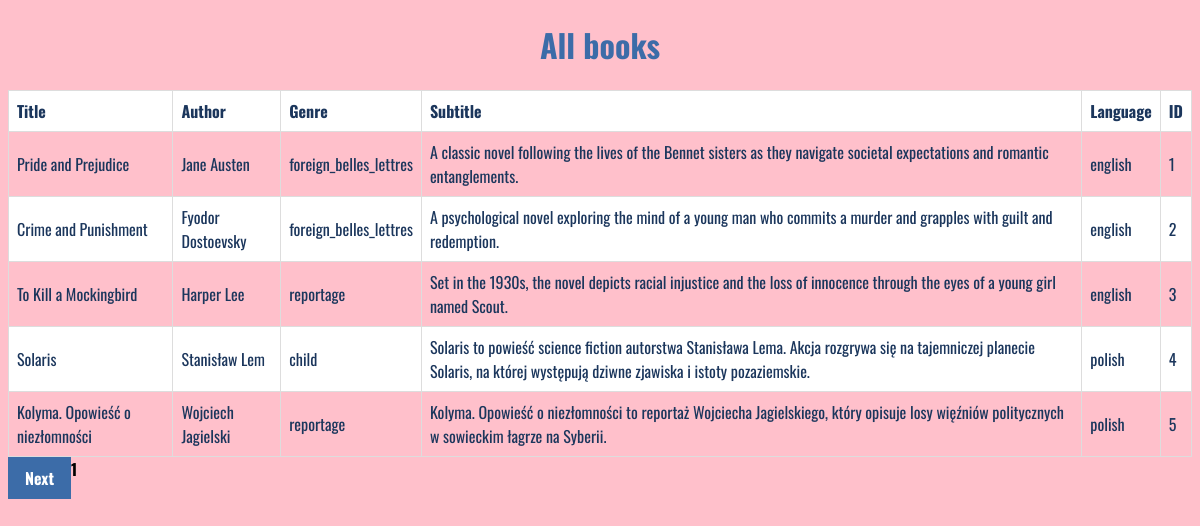
Page /catalog/ on the committed database.
### applikacja/models.py (models this page shows, shortened)
class Books(models.Model):
    GENRE_CHOICES = [
        ('biografy', 'biografie'),
        ('child', 'dla dzieci'),
        ('horror', 'horror'),
        ('reportage', 'literatura faktu'),
        ('common_literature', 'literatura obyczajowa'),
        ('foreign_belles_lettres', ' literatura piękna obca'),
        ('polish_belles_lettres', 'literatura piękna polska'),
        ('romans', 'romans'),
        ('poezja', 'poezja'),
    ]
    language_choices = [
        ('english', 'angielski'),
        ('polish', 'polski')
    ]
    author = models.CharField(max_length=100,blank=True)
    title = models.CharField(max_length=100,unique=True,blank=True)
    time_period_of_creation = models.IntegerField(max_length=4,blank=True,default=2000)
    language = models.CharField(max_length=40,blank=True,choices=language_choices)
    publication_year = models.IntegerField(max_length=4,blank=True,default=2000)
    publisher = models.CharField(max_length=40,blank=True)
    description=models.TextField(max_length=200,blank=True)
    genre=models.CharField(max_length=22,choices=GENRE_CHOICES,blank=True)

### applikacja/views.py (the view)
# urls.py: path('catalog/', views.CatalogPage.book_list, name='catalog'),
    def book_list(request):
        all_books = Books.objects.all()
        paginator = Paginator(all_books, 5)  # Podziel na strony, gdzie 10 to liczba elementów na stronę
        page_number = request.GET.get('page')  # Pobierz numer strony z parametru GET
        page_obj = paginator.get_page(page_number)  # Pobierz obiekt strony dla danego numeru
        return render(request, 'catalog.html', {'page_obj': page_obj})

### templates/catalog.html (shortened to what this page needs)
 {% load static %}
<!DOCTYPE html>
<html lang="en">
<head>
    <link rel="stylesheet" href="{% static 'style4.css' %}">
</head>
<body>
    <div>
        <h1>All books</h1>
        <table>
            <thead>
                <tr>
                    <th>Title</th>
                    <th>Author</th>
                    <th>Genre</th>
                    <th>Subtitle</th>
                    <th>Language</th>
                    <th>ID</th>
                </tr>
            </thead>
            <tbody id="book-list">
                {% for book in page_obj %}
                <tr>
                    <td>{{ book.title }}</td>
                    <td>{{ book.author }}</td>
                    <td>{{ book.genre }}</td>
                    <td>{{ book.description }}</td>
                    <td>{{ book.language }}</td>
                    <td>{{ book.id }}</td>
                </tr>
                {% endfor %}
            </tbody>
        </table>
        <div class="pagination">
            <span class="current-page">{{ page_obj.number }}</span>
            {% if page_obj.has_next %}
            <a href="?page={{ page_obj.next_page_number }}" class="next-page">Next</a>
            {% endif %}
        </div>
    </div>
</body>
</html>

### static_files2/style4.css (style rules this page uses)
body { background-color:#FFC0CB; font-family:"Oswald"; }
.pagination { display: flex; list-style-type: none; padding: 0; }
.pagination a { display: inline-block; padding: 6px 12px; background-color: #f4f4f4; color: #333; text-decoration: none; border: 1px solid #ddd; }
.pagination .current-page { font-weight: bold; }
.pagination .previous-page, .pagination .next-page { font-weight: bold; color: #fff; background-color: #3C6CA8; border-color: #3C6CA8; }
.pagination { display: inline-block; }
.pagination a { color: black; float: left; padding: 8px 16px; text-decoration: none; }
table { border-collapse: collapse; width: 100%; font-family:"Oswald",sans-serif; font-weight: regular 400; }
th, td { text-align: left; padding: 8px; margin:50px; border-bottom: 1px solid #FF80AA; font-family:"Oswald"; font-weight: extra-light 200; color:#1B365C; }
th { background-color: white; }
tr:nth-child(even) { background-color: white; }
h1 { text-align:center; color:#3C6CA8; }
table, th, td { border: 1px solid #ddd; }

### rows in the picture
Books: title "Pride and Prejudice", author "Jane Austen", genre "foreign_belles_lettres", description "A classic novel following the lives of the Bennet sisters as they navigate societal expectations and romantic entanglements.", language "english", id "1"
Books: title "Crime and Punishment", author "Fyodor Dostoevsky", genre "foreign_belles_lettres", description "A psychological novel exploring the mind of a young man who commits a murder and grapples with guilt and redemption.", language "english", id "2"
Books: title "To Kill a Mockingbird", author "Harper Lee", genre "reportage", description "Set in the 1930s, the novel depicts racial injustice and the loss of innocence through the eyes of a young girl named Scout.", language "english", id "3"
Books: title "Solaris", author "Stanisław Lem", genre "child", description "Solaris to powieść science fiction autorstwa Stanisława Lema. Akcja rozgrywa się na tajemniczej planecie Solaris, na której występują dziwne zjawiska i istoty pozaziemskie.", language "polish", id "4"
Books: title "Kolyma. Opowieść o niezłomności", author "Wojciech Jagielski", genre "reportage", description "Kolyma. Opowieść o niezłomności to reportaż Wojciecha Jagielskiego, który opisuje losy więźniów politycznych w sowieckim łagrze na Syberii.", language "polish", id "5"

### other values in the picture
{{ page_obj.number }} "1"
